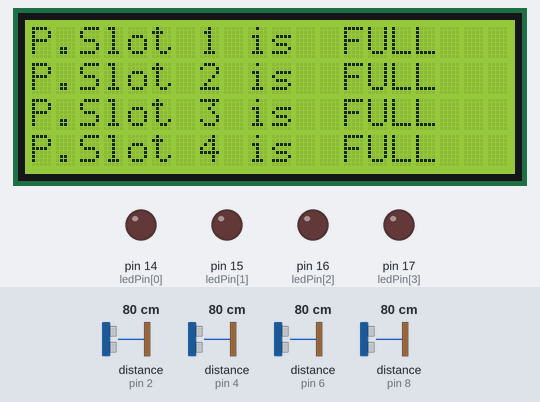
A sketch run on a simulated Arduino Uno, built with avr-gcc and run on an emulated ATmega328P. Parts: 20×4 character LCD, output pins drawn as LEDs (lit = HIGH). Wiring (from diagram.json): 4 × ultrasonic range finder: trigger pin 9, echo pin 8 / trigger pin 7, echo pin 6 / trigger pin 5, echo pin 4 / trigger pin 3, echo pin 2. Inputs (shaded band) come from the test bench; at power-on: distance to the obstacle (sensors on pin 2, pin 4, pin 6, pin 8) 80 cm. The echo pulse lasts 58.3 µs per cm; pins used as bus, display or sensor lines are not drawn.

Above: at 0.2 s.

The sketch:

sketch.ino
```cpp
#include <LiquidCrystal_I2C.h>

const int trigPins[] = {3, 5, 7, 9};
const int echoPins[] = {2, 4, 6, 8};
const int numSensors = 4;
const int ledPin[] = {14,15,16,17};
LiquidCrystal_I2C lcd1(0x27, 20, 4);

float durations[numSensors];
float distances[numSensors];

void setup() {
  lcd1.begin(20,4);
  lcd1.backlight();
  Serial.begin(9600);
  for (int i = 0; i < numSensors; i++) {
    pinMode(trigPins[i], OUTPUT);
    pinMode(echoPins[i], INPUT);
    pinMode(ledPin[i], OUTPUT);
  }

}

void loop() {
  for (int i = 0; i < numSensors; i++) {
    delayMicroseconds(50000);
    digitalWrite(trigPins[i], LOW);
    delayMicroseconds(2);
    digitalWrite(trigPins[i], HIGH);
    delayMicroseconds(10);
    digitalWrite(trigPins[i], LOW);

    durations[i] = pulseIn(echoPins[i], HIGH);
    distances[i] = (durations[i] * 0.0343) / 2;

    if(distances[i]<300){
      digitalWrite(ledPin[i], LOW);
      lcd1.setCursor(0, i);
      lcd1.print("P.Slot ");
      lcd1.print(i+1);
      lcd1.print(" is  FULL");
    }
    else{
      digitalWrite(ledPin[i], HIGH);
      lcd1.setCursor(0, i);
      lcd1.print("P.Slot ");
      lcd1.print(i+1);
      lcd1.print(" is EMPTY");
    }
  }

  delay(100);
}
```
